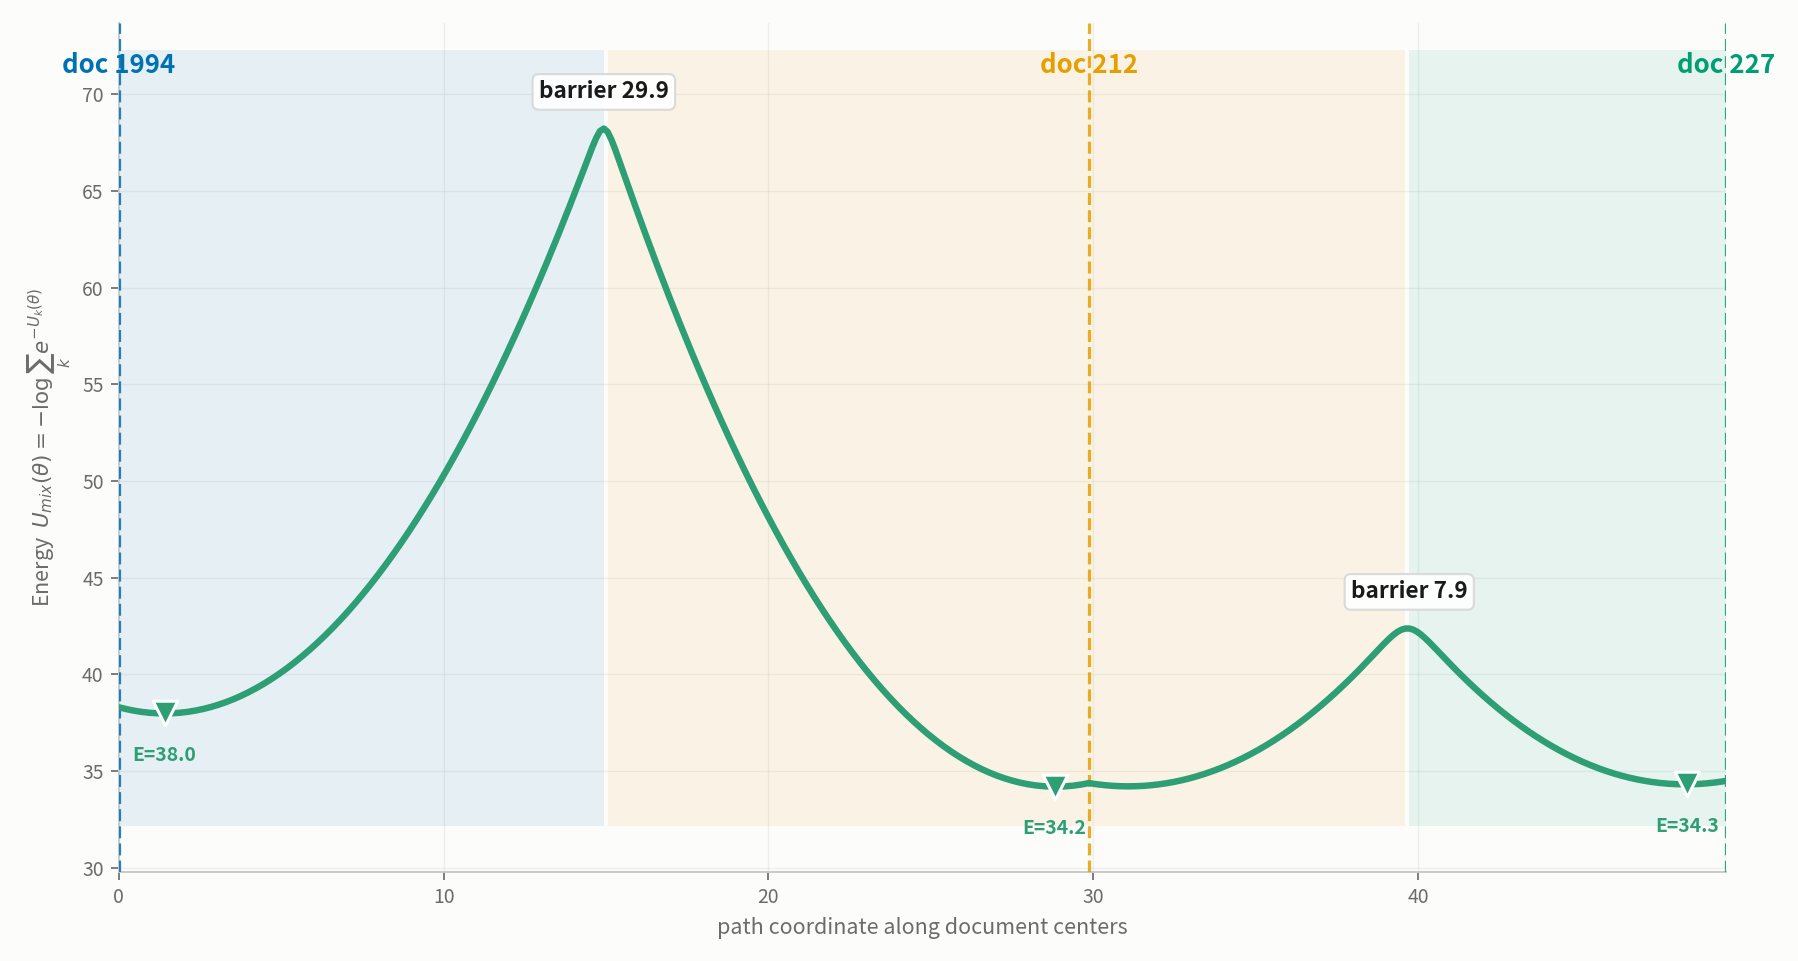

The Python source for this figure:
"""Study 3 — 실데이터 기반 local trap 에너지 지형 (Study 1B 스타일 1D 단면).

타깃 분포
--------
Hulth 문서 K편을 합집합 어휘로 통합하고, 각 문서 k 의 TextRank 해 u^(k) 를
그 문서 basin 의 중심으로 사용한다 (중심은 전부 실데이터 산출값).

  U_k(θ)   = -loglik(θ) + ||B(θ - u^(k))||^2 / (2σ²)
  U_mix(θ) = -log Σ_k exp(-U_k(θ))          ← log-sum-exp (CLAUDE.md 준수)

시각화
------
고차원 θ 를 문서 중심들을 잇는 **꺾은선 경로**로 1D 단면을 내어 1B 와 동일한
형태(에너지 곡선 + basin 음영 + 국소최소점 ▼)로 그린다. 경로는 모든 중심을
정확히 통과하므로 각 basin 과 그 사이 장벽이 그대로 드러난다.

출력: trap_landscape.npz / trap_landscape.png
"""
import os, sys
import numpy as np
import matplotlib
matplotlib.use("Agg")
import matplotlib.pyplot as plt

sys.path.insert(0, os.path.dirname(os.path.abspath(__file__)))
import trap_build as TB

# ---- 구성 (고정) ----
TB.BASELINE = -2.0
SIG2 = 0.5
ORDER = ['1994', '212', '227']        # 경로 순서: 먼 문서 → 가까운 두 문서
NPT = 420                             # 경로 표본 수

mg = TB.build(ORDER, sigma2=SIG2)
U, _, mode = TB.energies(mg)
C = np.array(mg['centers'])
K, n = C.shape

# ---- 꺾은선 경로: c0 → c1 → c2 (모든 중심 정확 통과) ----
seg_len = [np.linalg.norm(C[i + 1] - C[i]) for i in range(K - 1)]
total = sum(seg_len)
xs, THs = [], []
acc = 0.0
for i in range(K - 1):
    m = int(round(NPT * seg_len[i] / total))
    lam = np.linspace(0, 1, m, endpoint=(i == K - 2))
    for l in lam:
        THs.append((1 - l) * C[i] + l * C[i + 1])
        xs.append(acc + l * seg_len[i])
    acc += seg_len[i]
xs = np.array(xs); THs = np.array(THs)
center_x = np.concatenate([[0.0], np.cumsum(seg_len)])

E = np.array([U(th) for th in THs])
WHICH = np.array([mode(th) for th in THs])       # 각 지점에서 가장 가까운(최소) basin

# ---- 국소최소점 (경로 위) ----
_raw = [i for i in range(1, len(E) - 1) if E[i] < E[i - 1] and E[i] <= E[i + 1]]
loc = []                                          # 근접 중복 최소점 병합
for i in sorted(_raw, key=lambda k: E[k]):
    if all(abs(xs[i] - xs[j]) > 0.09 * np.ptp(xs) for j in loc):
        loc.append(i)
# ---- 장벽 (인접 basin 경계의 최대) ----
bars = []
for i in range(K - 1):
    a, b = center_x[i], center_x[i + 1]
    m = (xs >= a) & (xs <= b)
    top = E[m].max()
    bars.append(top - max(E[np.argmin(np.abs(xs - a))], E[np.argmin(np.abs(xs - b))]))

# ================= 그림 (1B 스타일) =================
CAT = ['#0072B2', '#E69F00', '#009E73']          # 문서 정체성 (CVD 안전)
LINE = '#2E9E75'                                  # 1B 와 동일 계열 에너지 곡선
INK, MUT, SURF = '#1a1a1a', '#6b6b6b', '#fcfcfb'
plt.rcParams.update({'font.size': 10, 'figure.facecolor': SURF, 'axes.facecolor': SURF,
                     'axes.edgecolor': '#c9c9c9', 'axes.linewidth': 0.9,
                     'font.family': 'Noto Sans CJK JP', 'axes.unicode_minus': False})
fig, ax = plt.subplots(figsize=(11.6, 6.2))

# basin 음영 (그 지점에서 어느 문서가 최소인지)
for k in range(K):
    m = WHICH == k
    if m.any():
        ax.fill_between(xs, E.min() - 0.06 * np.ptp(E), E.max() + 0.12 * np.ptp(E),
                        where=m, color=CAT[k], alpha=0.085, lw=0)

ax.plot(xs, E, lw=3.0, color=LINE, solid_capstyle='round', zorder=4)

# 문서 중심 표시
for k in range(K):
    ax.axvline(center_x[k], color=CAT[k], ls='--', lw=1.5, alpha=0.85, zorder=3)
    ax.text(center_x[k], E.max() + 0.075 * np.ptp(E), f"doc {ORDER[k]}",
            ha='center', va='bottom', fontsize=12, fontweight='bold', color=CAT[k])

# 국소최소점 ▼
for i in loc:
    ax.scatter(xs[i], E[i], marker='v', s=130, color=LINE, edgecolors='white',
               linewidths=1.4, zorder=6)
    ax.annotate(f"E={E[i]:.1f}", (xs[i], E[i]), textcoords='offset points',
                xytext=(0, -22), ha='center', fontsize=9, color=LINE, fontweight='bold')

# 장벽 표시
for i in range(K - 1):
    a, b = center_x[i], center_x[i + 1]
    m = (xs >= a) & (xs <= b)
    j = np.argmax(np.where(m, E, -np.inf))
    ax.annotate(f"barrier {bars[i]:.1f}", (xs[j], E[j]), textcoords='offset points',
                xytext=(0, 14), ha='center', fontsize=10.5, fontweight='bold', color=INK,
                bbox=dict(fc='white', ec='#d8d8d8', boxstyle='round,pad=0.28', alpha=0.92))

ax.set_xlabel('path coordinate along document centers', color=MUT)
ax.set_ylabel('Energy  $U_{mix}(\\theta) = -\\log\\sum_k e^{-U_k(\\theta)}$', color=MUT)
ax.set_xlim(xs.min(), xs.max())
ax.set_ylim(E.min() - 0.13 * np.ptp(E), E.max() + 0.16 * np.ptp(E))
ax.grid(alpha=0.18, lw=0.6); ax.set_axisbelow(True)
ax.tick_params(colors=MUT, labelsize=9)
for s in ('top', 'right'): ax.spines[s].set_visible(False)

fig.tight_layout()
out = os.path.join(os.path.dirname(os.path.abspath(__file__)), "trap_landscape.png")
fig.savefig(out, dpi=155, facecolor=SURF)
np.savez(os.path.join(os.path.dirname(os.path.abspath(__file__)), "trap_landscape.npz"),
         xs=xs, E=E, which=WHICH, center_x=center_x, docs=np.array(ORDER),
         barriers=np.array(bars), sigma2=SIG2, baseline=TB.BASELINE, n=n)
print(f"문서={ORDER}  n={n}  경로 국소최소점={len(loc)}개  장벽={[round(b,1) for b in bars]}")
print("저장:", out)
